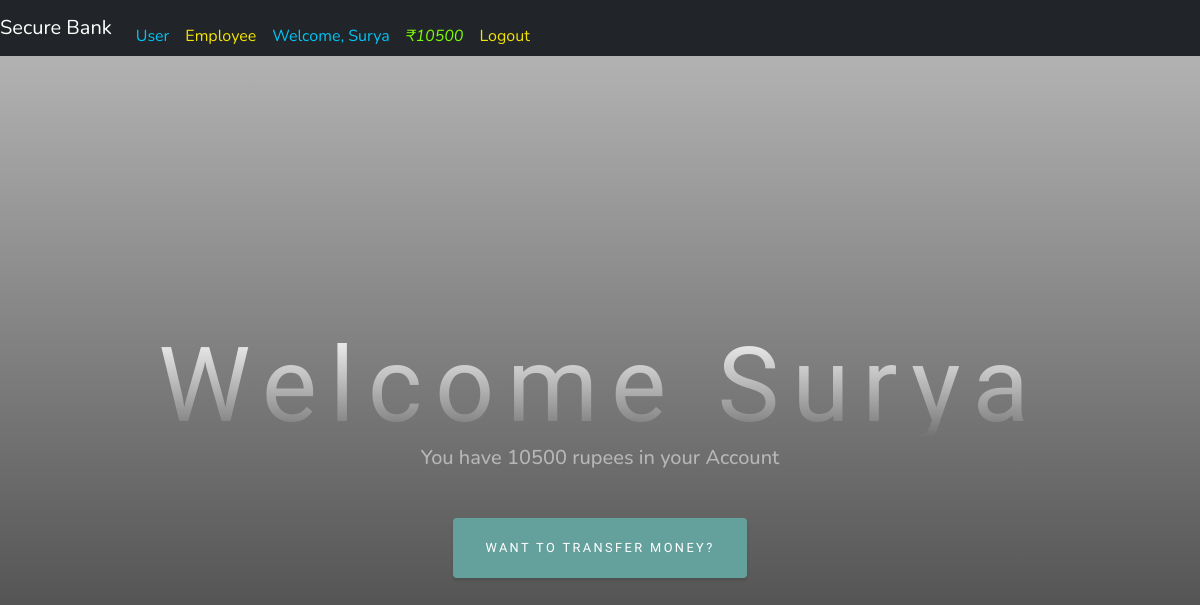
The page /user_details (signed in) on the database as committed earlier.
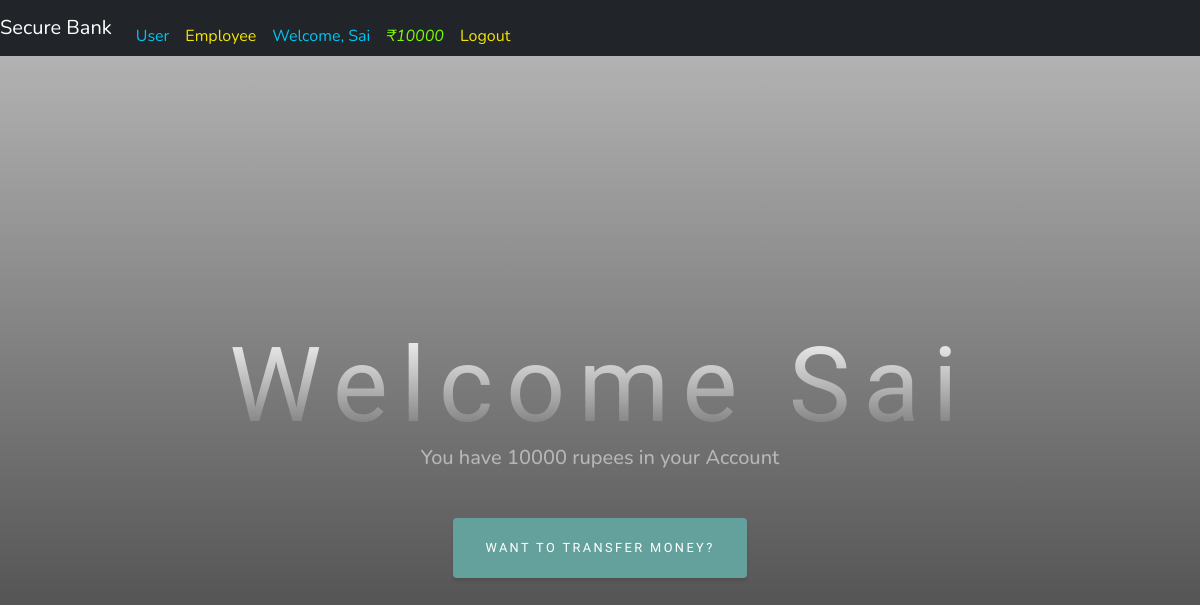
The same page on the database as committed later.
### bank/models.py (models this page shows, shortened)
class Customer(db.Model, UserMixin):
    id = db.Column(db.Integer(), primary_key=True)
    username = db.Column(db.String(length=30), nullable=False, unique=True)
    email_address = db.Column(db.String(length=50), nullable=False, unique=True)
    password_hash = db.Column(db.String(length=60), nullable=False)
    balance = db.Column(db.Integer(), nullable=False, default=10000)
    filename = db.Column(db.String)
    filedata = db.Column(db.LargeBinary)
    @property
    def password(self):
        return self.password

### bank/routes.py (the view)
@app.route('/user_details', methods=['GET','POST'])
def user_details():
    return render_template('user_details.html')

### bank/models.py (called while the page is built)
@login_manager.user_loader
def load_user(user_id):
    return Customer.query.get(int(user_id))

### bank/templates/user_details.html (shortened to what this page needs)
{% extends 'base.html' %}
{% block navbar %}
{% if current_user.is_authenticated %}
    <ul class="navbar-nav">
        <li class="nav-item">
            <a class="nav-link" style="color: rgba(0, 202, 252, 0.966)";>Welcome, {{ current_user.username }}</a>
        </li>
        <li class="nav-item">
            <a class="nav-link" style="color: lawngreen"; font-weight: bold>
                <i >₹{{ current_user.balance }}</i>
            </a>
        </li>
        <li class="nav-item">
            <a class="nav-link" href="{{ url_for('logout_page') }}" style="color: rgba(252, 235, 0, 0.966)";>Logout</a>
        </li>
    </ul>
{% endif %}
{% endblock %}
{% block body %}
<header class="masthead">
    <div class="container px-4 px-lg-5 d-flex h-100 align-items-center justify-content-center">
        <div class="d-flex justify-content-center">
            <div class="text-center">
                <h1 class="display-4 font-weight-normal" style="color: rgb(0, 223, 252)";>Welcome {{ current_user.username}}</h1>
                <div class="text-center">
                    <h2 class="text-white-50 mx-auto mt-2 mb-5" style="color: lawngreen";>You have {{ current_user.balance }} rupees in your Account</h2></div>
                <a class="btn btn-primary" href="{{ url_for('transfer') }}">Want to Transfer Money?</a>
            </div>
        </div>
    </div>
</header>
{% endblock %}

### bank/templates/base.html (shortened to what this page needs)
<!doctype html>
<html lang="en">
    <head>
        <link href="static/styles.css" rel="stylesheet" />
    </head>
    <body id="page-top">
        <nav class="navbar navbar-expand-md navbar-dark bg-dark">
            <a class="navbar-brand" href="{{ url_for('index_page') }} ">Secure Bank</a>
            <div class="collapse navbar-collapse" id="navbarNav">
                <ul class="navbar-nav mr-auto">
                    <li class="nav-item active">
                        <a class="nav-link" href="{{ url_for('user_home_page') }}" style="color: rgba(0, 202, 252, 0.966)";>User </a>
                    </li>
                    <li class="nav-item">
                        <a class="nav-link" href=" {{ url_for('employee_home_page') }} " style="color: rgba(252, 235, 0, 0.966)";>Employee</a>
                    </li>
                </ul>
                {% block navbar %}
                {% endblock %}
            </div>
          </nav>
    {% block body %}
    {% endblock %}
   </body>
</html>

Rows that differ between the two databases and show on the page:
no longer on this page (row unchanged): Customer: username "Surya", balance "10500"
added Customer: username "Sai", balance "10000"
